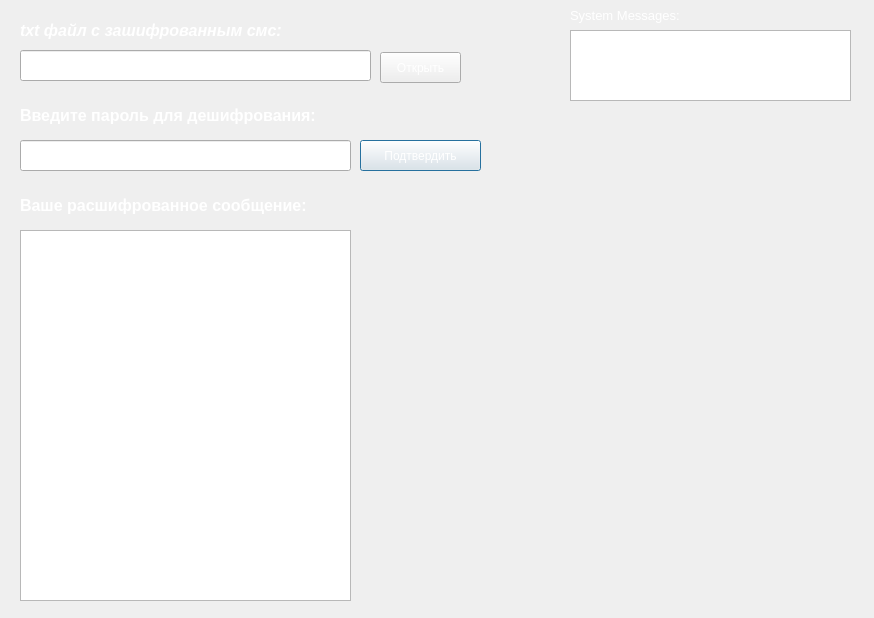
<?xml version="1.0" encoding="UTF-8"?>
<ui version="4.0">
 <class>Encode_Dialog</class>
 <widget class="QDialog" name="Encode_Dialog">
  <property name="geometry">
   <rect>
    <x>0</x>
    <y>0</y>
    <width>874</width>
    <height>618</height>
   </rect>
  </property>
  <property name="minimumSize">
   <size>
    <width>874</width>
    <height>618</height>
   </size>
  </property>
  <property name="maximumSize">
   <size>
    <width>874</width>
    <height>618</height>
   </size>
  </property>
  <property name="windowTitle">
   <string>Декодер Сообщения</string>
  </property>
  <property name="windowIcon">
   <iconset resource="iconscryptor.qrc">
    <normaloff>:/icons/icons/sms.png</normaloff>:/icons/icons/sms.png</iconset>
  </property>
  <property name="styleSheet">
   <string notr="true">background-image: url(:/background/icons/background.png);</string>
  </property>
  <widget class="QPlainTextEdit" name="plainTextEdit_for_mess_decode">
   <property name="geometry">
    <rect>
     <x>20</x>
     <y>230</y>
     <width>331</width>
     <height>371</height>
    </rect>
   </property>
   <property name="minimumSize">
    <size>
     <width>0</width>
     <height>0</height>
    </size>
   </property>
   <property name="maximumSize">
    <size>
     <width>1000</width>
     <height>1000</height>
    </size>
   </property>
   <property name="styleSheet">
    <string notr="true">color: rgb(255, 255, 255);
font: 75 12pt &quot;MS Shell Dlg 2&quot;;</string>
   </property>
  </widget>
  <widget class="QLabel" name="label">
   <property name="geometry">
    <rect>
     <x>20</x>
     <y>80</y>
     <width>531</width>
     <height>71</height>
    </rect>
   </property>
   <property name="minimumSize">
    <size>
     <width>0</width>
     <height>0</height>
    </size>
   </property>
   <property name="maximumSize">
    <size>
     <width>1000</width>
     <height>1000</height>
    </size>
   </property>
   <property name="styleSheet">
    <string notr="true">color: rgb(255, 255, 255);</string>
   </property>
   <property name="text">
    <string>&lt;html&gt;&lt;head/&gt;&lt;body&gt;&lt;p&gt;&lt;span style=&quot; font-size:12pt; font-weight:600;&quot;&gt;Введите пароль для дешифрования:&lt;/span&gt;&lt;/p&gt;&lt;/body&gt;&lt;/html&gt;</string>
   </property>
  </widget>
  <widget class="QLabel" name="label_2">
   <property name="geometry">
    <rect>
     <x>20</x>
     <y>180</y>
     <width>541</width>
     <height>51</height>
    </rect>
   </property>
   <property name="minimumSize">
    <size>
     <width>0</width>
     <height>0</height>
    </size>
   </property>
   <property name="maximumSize">
    <size>
     <width>1000</width>
     <height>1000</height>
    </size>
   </property>
   <property name="styleSheet">
    <string notr="true">color: rgb(255, 255, 255);</string>
   </property>
   <property name="text">
    <string>&lt;html&gt;&lt;head/&gt;&lt;body&gt;&lt;p&gt;&lt;span style=&quot; font-size:12pt; font-weight:600;&quot;&gt;Ваше расшифрованное сообщение:&lt;/span&gt;&lt;/p&gt;&lt;/body&gt;&lt;/html&gt;</string>
   </property>
  </widget>
  <widget class="QLabel" name="label_3">
   <property name="geometry">
    <rect>
     <x>570</x>
     <y>-5</y>
     <width>281</width>
     <height>41</height>
    </rect>
   </property>
   <property name="minimumSize">
    <size>
     <width>0</width>
     <height>0</height>
    </size>
   </property>
   <property name="maximumSize">
    <size>
     <width>1000</width>
     <height>1000</height>
    </size>
   </property>
   <property name="styleSheet">
    <string notr="true">color: rgb(255, 255, 255);</string>
   </property>
   <property name="text">
    <string>&lt;html&gt;&lt;head/&gt;&lt;body&gt;&lt;p&gt;&lt;span style=&quot; font-size:10pt;&quot;&gt;System Messages:&lt;/span&gt;&lt;/p&gt;&lt;/body&gt;&lt;/html&gt;</string>
   </property>
  </widget>
  <widget class="QPushButton" name="pushButton_accept_pass_decode">
   <property name="geometry">
    <rect>
     <x>360</x>
     <y>140</y>
     <width>121</width>
     <height>31</height>
    </rect>
   </property>
   <property name="minimumSize">
    <size>
     <width>0</width>
     <height>0</height>
    </size>
   </property>
   <property name="maximumSize">
    <size>
     <width>1000</width>
     <height>1000</height>
    </size>
   </property>
   <property name="styleSheet">
    <string notr="true">color: rgb(255, 255, 255);</string>
   </property>
   <property name="text">
    <string>Подтвердить</string>
   </property>
  </widget>
  <widget class="QPushButton" name="pushButton_open_decode">
   <property name="geometry">
    <rect>
     <x>380</x>
     <y>52</y>
     <width>81</width>
     <height>31</height>
    </rect>
   </property>
   <property name="minimumSize">
    <size>
     <width>0</width>
     <height>0</height>
    </size>
   </property>
   <property name="maximumSize">
    <size>
     <width>1000</width>
     <height>1000</height>
    </size>
   </property>
   <property name="styleSheet">
    <string notr="true">color: rgb(255, 255, 255);</string>
   </property>
   <property name="text">
    <string>Открыть</string>
   </property>
  </widget>
  <widget class="QLabel" name="label_4">
   <property name="geometry">
    <rect>
     <x>20</x>
     <y>10</y>
     <width>521</width>
     <height>41</height>
    </rect>
   </property>
   <property name="minimumSize">
    <size>
     <width>0</width>
     <height>0</height>
    </size>
   </property>
   <property name="maximumSize">
    <size>
     <width>1000</width>
     <height>1000</height>
    </size>
   </property>
   <property name="styleSheet">
    <string notr="true">color: rgb(255, 255, 255);</string>
   </property>
   <property name="text">
    <string>&lt;html&gt;&lt;head/&gt;&lt;body&gt;&lt;p&gt;&lt;span style=&quot; font-size:12pt; font-weight:600; font-style:italic;&quot;&gt;txt файл с зашифрованным смс:&lt;/span&gt;&lt;/p&gt;&lt;/body&gt;&lt;/html&gt;</string>
   </property>
  </widget>
  <widget class="QTextEdit" name="lineEdit_sys_messages_decode">
   <property name="geometry">
    <rect>
     <x>570</x>
     <y>30</y>
     <width>281</width>
     <height>71</height>
    </rect>
   </property>
   <property name="minimumSize">
    <size>
     <width>0</width>
     <height>0</height>
    </size>
   </property>
   <property name="maximumSize">
    <size>
     <width>1000</width>
     <height>1000</height>
    </size>
   </property>
   <property name="styleSheet">
    <string notr="true">color: rgb(255, 255, 255);</string>
   </property>
  </widget>
  <widget class="QLineEdit" name="plainTextEdit_for_pass_decode">
   <property name="geometry">
    <rect>
     <x>20</x>
     <y>140</y>
     <width>331</width>
     <height>31</height>
    </rect>
   </property>
   <property name="minimumSize">
    <size>
     <width>0</width>
     <height>0</height>
    </size>
   </property>
   <property name="maximumSize">
    <size>
     <width>1000</width>
     <height>1000</height>
    </size>
   </property>
   <property name="styleSheet">
    <string notr="true">color: rgb(255, 255, 255);
font: 12pt &quot;MS Shell Dlg 2&quot;;</string>
   </property>
   <property name="echoMode">
    <enum>QLineEdit::Password</enum>
   </property>
  </widget>
  <widget class="QLineEdit" name="lineEdit_path">
   <property name="geometry">
    <rect>
     <x>20</x>
     <y>50</y>
     <width>351</width>
     <height>31</height>
    </rect>
   </property>
   <property name="minimumSize">
    <size>
     <width>0</width>
     <height>0</height>
    </size>
   </property>
   <property name="maximumSize">
    <size>
     <width>1000</width>
     <height>1000</height>
    </size>
   </property>
   <property name="styleSheet">
    <string notr="true">color: rgb(255, 255, 255);</string>
   </property>
  </widget>
  <zorder>label_2</zorder>
  <zorder>plainTextEdit_for_mess_decode</zorder>
  <zorder>label</zorder>
  <zorder>label_3</zorder>
  <zorder>pushButton_accept_pass_decode</zorder>
  <zorder>pushButton_open_decode</zorder>
  <zorder>label_4</zorder>
  <zorder>lineEdit_sys_messages_decode</zorder>
  <zorder>plainTextEdit_for_pass_decode</zorder>
  <zorder>lineEdit_path</zorder>
 </widget>
 <resources>
  <include location="iconscryptor.qrc"/>
 </resources>
 <connections/>
</ui>
